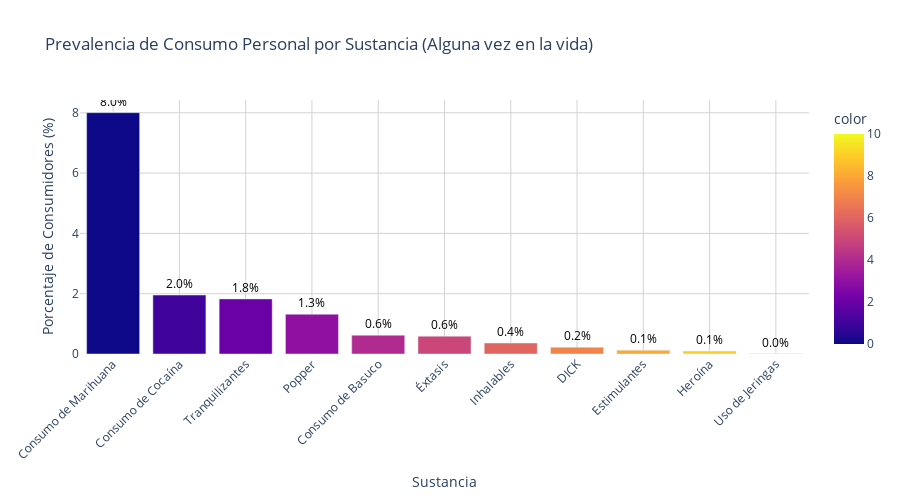

Notebook cell for this chart:
### Markdown cell above
## 4. Consumo Personal por Tipo de Sustancia

### Code cell
# Gráfico 4: Prevalencia de consumo personal

# Variables de consumo personal (empezando por las 4 objetivo principales)
consumo_vars = list(target_variables.values())  # G_11_F, G_11_G, G_11_H, G_13

# Agregar otras variables de consumo si están disponibles
consumo_adicionales = ['G_11_A', 'G_11_B', 'G_11_C', 'G_11_D', 'G_11_E', 'G_11_I', 'G_11_J']
for var in consumo_adicionales:
    if var in df.columns:
        consumo_vars.append(var)

consumo_personal = []
nombres_consumo = []

for var in consumo_vars:
    if var in df.columns:
        consumo_pct = (df[var] == 1).mean() * 100  # 1 = "Sí"
        consumo_personal.append(consumo_pct)
        
        # Usar nombres legibles si están en el diccionario
        if var in variable_names:
            nombres_consumo.append(get_readable_name(var))
        else:
            # Crear nombres descriptivos para variables no mapeadas
            sustancia_map = {
                'G_11_A': 'Tranquilizantes', 'G_11_B': 'Estimulantes', 'G_11_C': 'Inhalables',
                'G_11_D': 'DICK', 'G_11_E': 'Popper', 'G_11_I': 'Éxtasis', 'G_11_J': 'Heroína'
            }
            nombres_consumo.append(sustancia_map.get(var, var))

# Ordenar de mayor a menor
datos_ordenados = sorted(zip(nombres_consumo, consumo_personal), key=lambda x: x[1], reverse=True)
nombres_ord, consumo_ord = zip(*datos_ordenados)

colors = ['#FF6B6B', '#4ECDC4', '#45B7D1', '#96CEB4', '#FFEAA7', 
          '#DDA0DD', '#FFB347', '#87CEEB', '#F0E68C', '#FFA07A', '#98FB98']

fig4 = px.bar(
    x=list(nombres_ord),
    y=list(consumo_ord),
    title='Prevalencia de Consumo Personal por Sustancia (Alguna vez en la vida)',
    labels={'x': 'Sustancia', 'y': 'Porcentaje de Consumidores (%)'},
    color=list(range(len(consumo_ord))),  # Usar índices para colores discretos
    color_discrete_sequence=colors[:len(consumo_ord)],  # Aplicar colores personalizados
    text=[f'{v:.1f}%' for v in consumo_ord]  # Agregar valores en las barras
)

fig4.update_traces(textposition='outside', textfont=dict(size=12, color='black'))
fig4.update_layout(
    height=500, 
    xaxis_tickangle=-45,
    showlegend=False,
    plot_bgcolor='white',
    xaxis=dict(gridcolor='lightgray'),
    yaxis=dict(gridcolor='lightgray')
)
fig4.show()

### Figure 1 — Plotly figure (JSON) as saved in the notebook; plotly's stock layout.template omitted (floating-point values rounded to 4 significant figures)
{"data": [{"hovertemplate": "Sustancia=%{x}<br>Porcentaje de Consumidores (%)=%{y}<br>text=%{text}<br>color=%{marker.color}<extra></extra>", "legendgroup": "", "marker": {"color": [0, 1, 2, 3, 4, 5, 6, 7, 8, 9, 10], "coloraxis": "coloraxis", "pattern": {"shape": ""}}, "name": "", "orientation": "v", "showlegend": false, "text": ["8.0%", "2.0%", "1.8%", "1.3%", "0.6%", "0.6%", "0.4%", "0.2%", "0.1%", "0.1%", "0.0%"], "textfont": {"color": "black", "size": 12}, "textposition": "outside", "type": "bar", "x": ["Consumo de Marihuana", "Consumo de Cocaína", "Tranquilizantes", "Popper", "Consumo de Basuco", "Éxtasis", "Inhalables", "DICK", "Estimulantes", "Heroína", "Uso de Jeringas"], "xaxis": "x", "y": [8.003, 1.956, 1.827, 1.318, 0.623, 0.5909, 0.3638, 0.2231, 0.1266, 0.09848, 0.01407], "yaxis": "y"}], "layout": {"barmode": "relative", "coloraxis": {"colorbar": {"title": {"text": "color"}}, "colorscale": [[0, "#0d0887"], [0.1111, "#46039f"], [0.2222, "#7201a8"], [0.3333, "#9c179e"], [0.4444, "#bd3786"], [0.5556, "#d8576b"], [0.6667, "#ed7953"], [0.7778, "#fb9f3a"], [0.8889, "#fdca26"], [1, "#f0f921"]]}, "height": 500, "legend": {"tracegroupgap": 0}, "plot_bgcolor": "white", "showlegend": false, "title": {"text": "Prevalencia de Consumo Personal por Sustancia (Alguna vez en la vida)"}, "xaxis": {"anchor": "y", "domain": [0, 1], "gridcolor": "lightgray", "tickangle": -45, "title": {"text": "Sustancia"}}, "yaxis": {"anchor": "x", "domain": [0, 1], "gridcolor": "lightgray", "title": {"text": "Porcentaje de Consumidores (%)"}}}}
